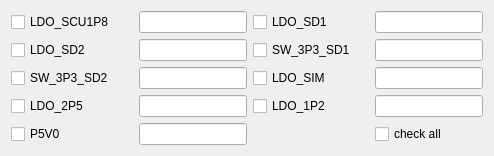
           <widget class="QWidget" name="page_2">
            <layout class="QGridLayout" name="gridLayout_5">
             <item row="2" column="7">
              <widget class="QLineEdit" name="lineEdit2_8"/>
             </item>
             <item row="0" column="7">
              <widget class="QLineEdit" name="lineEdit2_2"/>
             </item>
             <item row="1" column="5">
              <widget class="QCheckBox" name="check2_4">
               <property name="text">
                <string>SW_3P3_SD1</string>
               </property>
              </widget>
             </item>
             <item row="2" column="4">
              <widget class="QLineEdit" name="lineEdit2_5"/>
             </item>
             <item row="3" column="4">
              <widget class="QLineEdit" name="lineEdit2_7"/>
             </item>
             <item row="0" column="5">
              <widget class="QCheckBox" name="check2_2">
               <property name="text">
                <string>LDO_SD1</string>
               </property>
              </widget>
             </item>
             <item row="2" column="0" colspan="2">
              <widget class="QCheckBox" name="check2_5">
               <property name="text">
                <string>SW_3P3_SD2</string>
               </property>
              </widget>
             </item>
             <item row="0" column="0" colspan="3">
              <widget class="QCheckBox" name="check2_1">
               <property name="text">
                <string>LDO_SCU1P8</string>
               </property>
              </widget>
             </item>
             <item row="1" column="0" colspan="2">
              <widget class="QCheckBox" name="check2_3">
               <property name="text">
                <string>LDO_SD2</string>
               </property>
              </widget>
             </item>
             <item row="1" column="4">
              <widget class="QLineEdit" name="lineEdit2_3"/>
             </item>
             <item row="3" column="7">
              <widget class="QLineEdit" name="lineEdit2_6"/>
             </item>
             <item row="1" column="7">
              <widget class="QLineEdit" name="lineEdit2_4"/>
             </item>
             <item row="3" column="0">
              <widget class="QCheckBox" name="check2_7">
               <property name="text">
                <string>LDO_2P5</string>
               </property>
              </widget>
             </item>
             <item row="0" column="4">
              <widget class="QLineEdit" name="lineEdit2_1"/>
             </item>
             <item row="2" column="5">
              <widget class="QCheckBox" name="check2_6">
               <property name="text">
                <string>LDO_SIM</string>
               </property>
              </widget>
             </item>
             <item row="4" column="0">
              <widget class="QCheckBox" name="check2_9">
               <property name="text">
                <string>P5V0</string>
               </property>
              </widget>
             </item>
             <item row="4" column="4">
              <widget class="QLineEdit" name="lineEdit2_9"/>
             </item>
             <item row="3" column="5">
              <widget class="QCheckBox" name="check2_8">
               <property name="text">
                <string>LDO_1P2</string>
               </property>
              </widget>
             </item>
             <item row="0" column="3">
              <widget class="QLabel" name="colorBox2_1">
               <property name="text">
                <string/>
               </property>
              </widget>
             </item>
             <item row="0" column="6">
              <widget class="QLabel" name="colorBox2_2">
               <property name="text">
                <string/>
               </property>
              </widget>
             </item>
             <item row="1" column="3">
              <widget class="QLabel" name="colorBox2_3">
               <property name="text">
                <string/>
               </property>
              </widget>
             </item>
             <item row="1" column="6">
              <widget class="QLabel" name="colorBox2_4">
               <property name="text">
                <string/>
               </property>
              </widget>
             </item>
             <item row="2" column="3">
              <widget class="QLabel" name="colorBox2_5">
               <property name="text">
                <string/>
               </property>
              </widget>
             </item>
             <item row="2" column="6">
              <widget class="QLabel" name="colorBox2_6">
               <property name="text">
                <string/>
               </property>
              </widget>
             </item>
             <item row="3" column="3">
              <widget class="QLabel" name="colorBox2_7">
               <property name="text">
                <string/>
               </property>
              </widget>
             </item>
             <item row="3" column="6">
              <widget class="QLabel" name="colorBox2_8">
               <property name="text">
                <string/>
               </property>
              </widget>
             </item>
             <item row="4" column="3">
              <widget class="QLabel" name="colorBox2_9">
               <property name="text">
                <string/>
               </property>
              </widget>
             </item>
             <item row="4" column="7">
              <widget class="QCheckBox" name="checkAllCheckBox2">
               <property name="text">
                <string>check all</string>
               </property>
              </widget>
             </item>
            </layout>
            <zorder>check2_1</zorder>
            <zorder>lineEdit2_1</zorder>
            <zorder>check2_2</zorder>
            <zorder>check2_3</zorder>
            <zorder>lineEdit2_3</zorder>
            <zorder>check2_4</zorder>
            <zorder>check2_5</zorder>
            <zorder>lineEdit2_5</zorder>
            <zorder>check2_7</zorder>
            <zorder>lineEdit2_7</zorder>
            <zorder>check2_9</zorder>
            <zorder>lineEdit2_9</zorder>
            <zorder>check2_6</zorder>
            <zorder>check2_8</zorder>
            <zorder>lineEdit2_6</zorder>
            <zorder>lineEdit2_4</zorder>
            <zorder>lineEdit2_2</zorder>
            <zorder>lineEdit2_8</zorder>
            <zorder>colorBox2_1</zorder>
            <zorder>colorBox2_2</zorder>
            <zorder>colorBox2_3</zorder>
            <zorder>colorBox2_4</zorder>
            <zorder>colorBox2_5</zorder>
            <zorder>colorBox2_6</zorder>
            <zorder>colorBox2_7</zorder>
            <zorder>colorBox2_8</zorder>
            <zorder>colorBox2_9</zorder>
            <zorder>checkAllCheckBox2</zorder>
           </widget>
